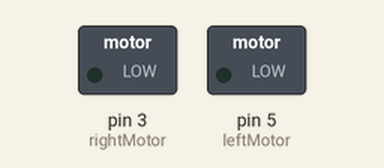
Simulated run of this sketch. Board: Arduino Uno, built with avr-gcc and run on an emulated ATmega328P. Shown: switched loads named in the sketch (green lamp = pin HIGH).

Above: at 0.1 s.
At 1.1 s:
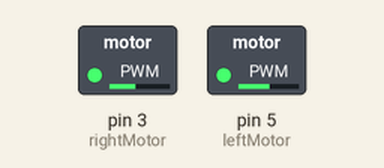
Timing chart, 0 to 2.6 s (numbered marks = the images above):
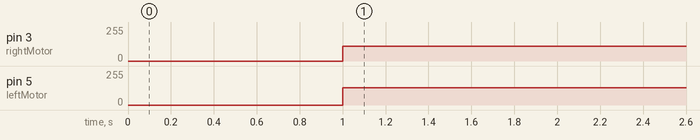

Measured:
- by itself, pin 3 (rightMotor): 0/255 → 110/255 at 1.0 s
- by itself, pin 5 (leftMotor): 0/255 → 130/255 at 1.0 s

The sketch:

Motor_Tester.ino
```cpp
#define leftMotor 5
#define rightMotor 3

void setup() {
  // put your setup code here, to run once:
  pinMode(leftMotor, OUTPUT);
  pinMode(rightMotor, OUTPUT);
  Serial.begin(9600);
  delay(1000);
}

void loop() {
  // put your main code here, to run repeatedly:
  //needs more work
  analogWrite(rightMotor, 110);
  analogWrite(leftMotor, 130);

}
```
